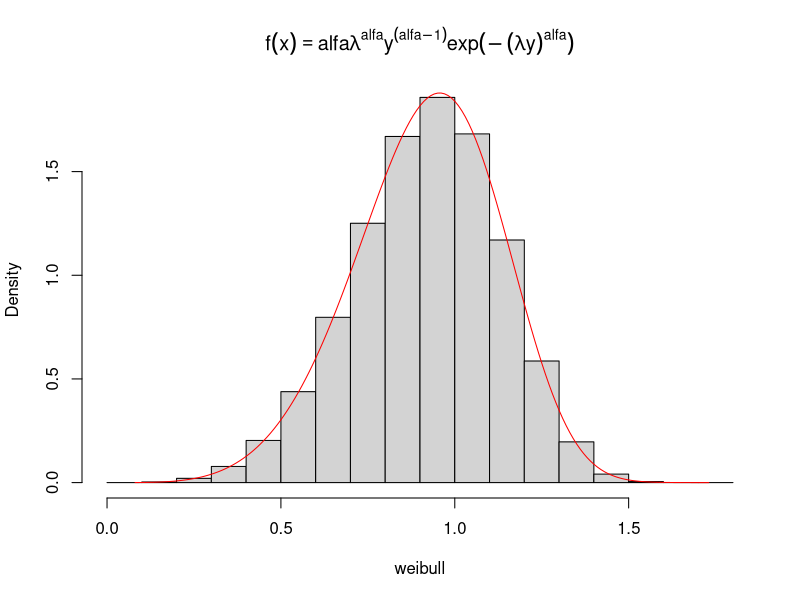

Generate this figure with R:
################################################################################
#6) DISTRIBUCION WEIBULL CON SU INVERSA
potencia.3 <- function(w){
  return(sign(w) * abs(w)**(1/5))# alfa
} 
inv.weibull <-function(n,alfa,lambda){
  u<- runif(n)
  L<- 1/lambda
  x<- L*potencia.3(-log(u))
  x <- x[x != Inf & x != -Inf]
  x <- x[x>= 0]
} 
weibull <- inv.weibull(n = 10^6, alfa = 5,lambda = 1)
#################################################################################
lambda<- 1 
alfa <- 5
hist(weibull, prob = TRUE, main = expression(f(x) == alfa * lambda^alfa * y^(alfa - 1) * exp(-(lambda * y)^alfa) ) ) 
y <- seq(min(weibull), max(weibull), 0.01)
lines(y , alfa * lambda^ alfa * y^(alfa - 1) * exp(-(lambda * y)^alfa),col="red")
# densidad de la curva f(x)
#Prueba Analitica(kolmogorov-Smirlov)
ks.test(weibull, "pweibull", shape = 5, scale = 1)
#p.value>0.05 No rechazar H0:(sigue la misma distribucion normal)
################################################################################
